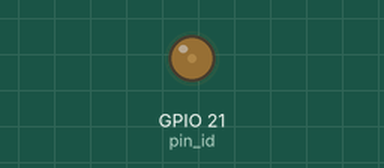
This program was run on a simulated Raspberry Pi (BCM pin numbers). On the bench: output pins drawn as LEDs (lit = HIGH). At 2.0 s the program stops and its outputs stay as they are.

Above: at 0.15 s.
At 0.75 s:
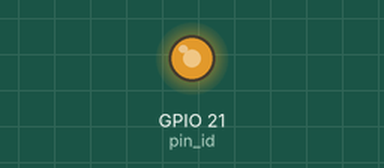
At 1.65 s:
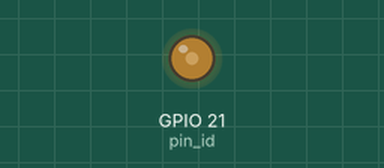
Timing chart, 0 to 3.5 s (numbered marks = the images above):
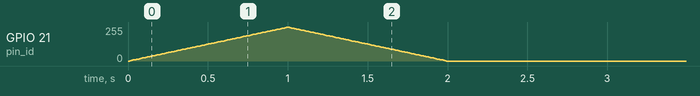

Measured:
- by itself, GPIO 21 (pin_id): rises from 0/255 to 252/255 in 0.98 s, then falls to 0/255 in 1.0 s

The program:

pwm_led.py
```python
import atexit
import RPi.GPIO as GPIO
import time

# PIN Setup -- set this to whatever pin you have the LED hooked up to
pin_id = 21
min    = 0 #start PWM at 0% duty cycle
max    = 100 #maximum durty cycle

# GPIO Infrastructure for the LED
GPIO.setmode(GPIO.BCM)
GPIO.setwarnings(False)
GPIO.setup(pin_id, GPIO.OUT)
pwm = GPIO.PWM(pin_id, max)
pwm.start(min)


# pulse at startup so we know you're ready
def pulse():
    for x in range(max):
        pwm.ChangeDutyCycle(x)
        time.sleep(0.01)

    for x in reversed(range(max)):
        pwm.ChangeDutyCycle(x)
        time.sleep(0.01)


# Interrupt handler that turns LED and releases hardware lock when the program exits (SIGTERM).
def interrupt():
    pwm.ChangeDutyCycle(min)
    pwm.stop()
    GPIO.cleanup()


# Interface function to allow hueGPIO to control brightness
def setHueColor(color, bright):
    bright = int(round(100 * bright, 0))
    pwm.ChangeDutyCycle(bright)


atexit.register(interrupt)
pulse()
# END.
```
